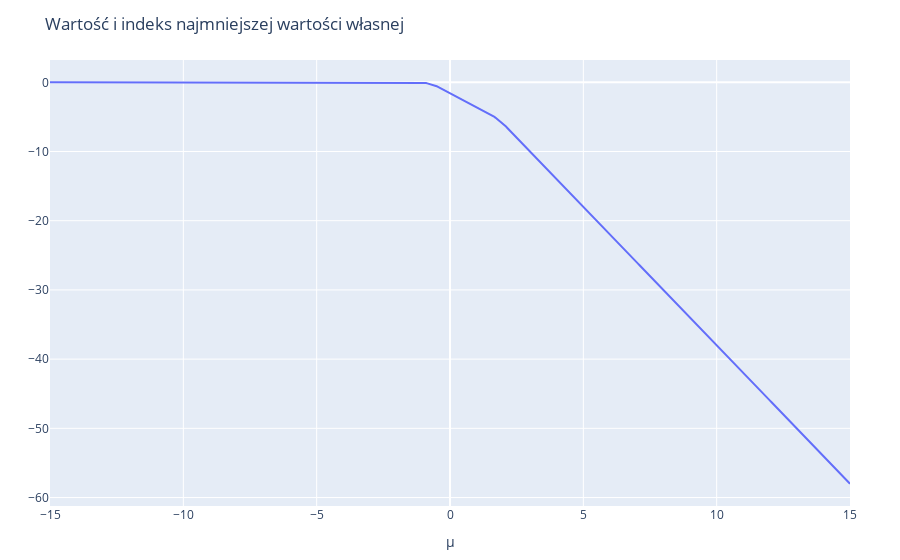

Notebook cell for this chart:
### Markdown cell above
Wybieramy stany o najmniejszej energii (dolna krawędź powyższego wykresu):

### Code cell
ground_energies = [findmin(eigs_mat_orig[i,:]) for i in 1:size(potentials,1)]
ground_energies = [g[1] for g in ground_energies]
# all_states = [real(eigvecs(get_hamiltonian(states, U, t, pot, next, N))) for pot in potentials]
ground_states = [real(d.vectors)[:,1] for d in data][1]

layout = Layout(
    title="Wartość i indeks najmniejszej wartości własnej",
    xaxis_title="μ",
)
plot(scatter(x=potentials, y=[g for g in ground_energies], name="Wartość"), layout)

### Figure 1 — Plotly figure (JSON) as saved in the notebook; plotly's stock layout.template omitted (floating-point values rounded to 4 significant figures; data arrays with more than 128 entries replaced by an {"elided": "..."} marker saying what was removed)
{"data": [{"name": "Wartość", "type": "scatter", "x": {"elided": "601 float values"}, "y": {"elided": "601 float values"}}], "layout": {"margin": {"b": 50, "l": 50, "r": 50, "t": 60}, "title": "Wartość i indeks najmniejszej wartości własnej", "xaxis": {"title": {"text": "μ"}}}}
